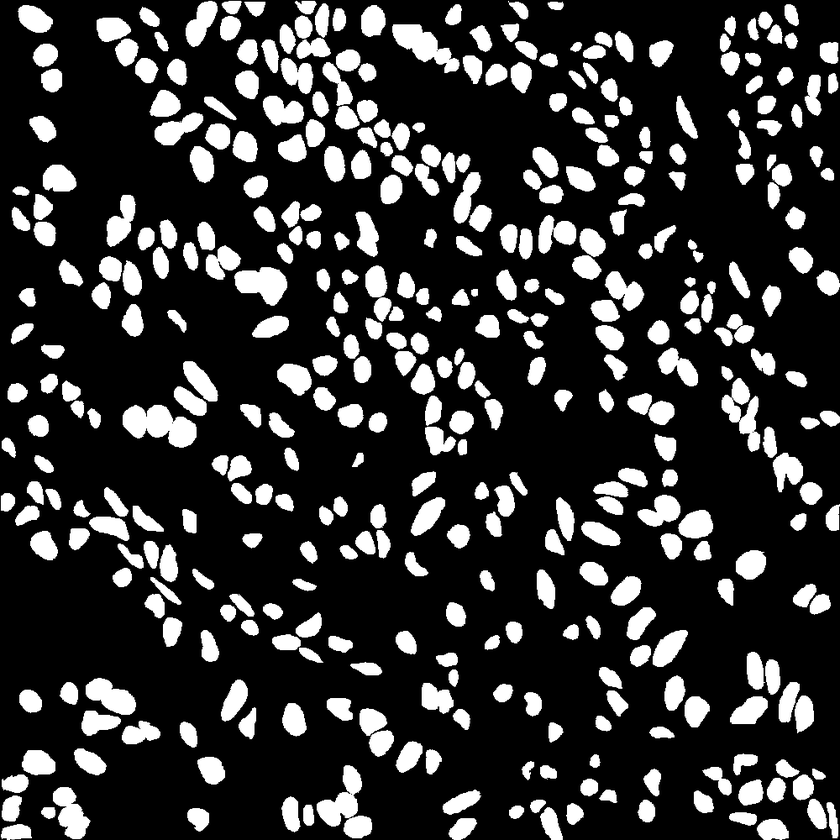
#> input picture data/441.png, 840 x 840 px, shrunk from 1000 x 1000 before the run, found by its file name
$ jupyter execute IoU.ipynb
#> lines starting #> are read from the running program, lines starting #| are printed output that depends on the picture; after the words box and inside, x2 and y2 are one past the last pixel; in counts of white or black regions, pixels touching at a corner belong together; long printed decimals are rounded
[cell 1]
import numpy as np
def iou(target, prediction):
  intersection = np.logical_and(target, prediction)
  union = np.logical_or(target, prediction)
  iou_score = np.sum(intersection) / np.sum(union)
  return iou_score

[cell 2]
import cv2
img=cv2.imread("/content/drive/MyDrive/Colab Notebooks/Image-Segmentation-Score/data/441.png",0)
#> img is the input picture: shape (840, 840); min 0, max 255, mean 52.9
img2=cv2.imread("/content/drive/MyDrive/Colab Notebooks/Image-Segmentation-Score/data/441_true.png",0)
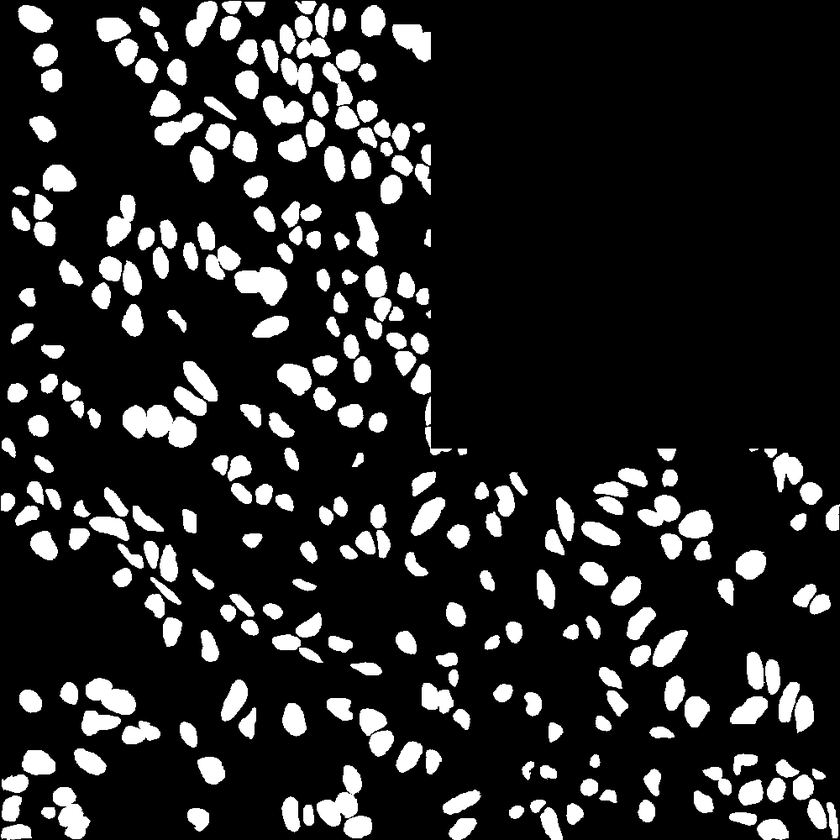
#> input picture data/441_true.png, 840 x 840 px, shrunk from 1000 x 1000 before the run, found by its file name
#> img2 is the input picture: shape (840, 840); min 0, max 255, mean 39.2

print(iou(img, img2))
#> in iou, `intersection = np.logical_and(target, prediction)`:
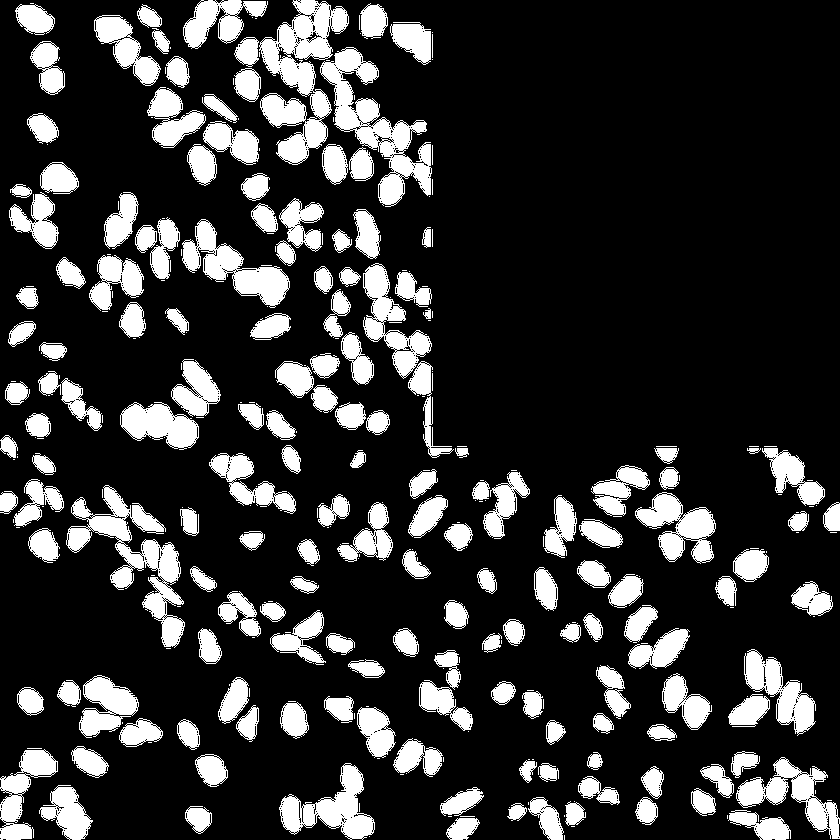
#> intersection: shape (840, 840) bool; 20.1% white; 327 white regions (163 under 20 px), largest, box (x1, y1, x2, y2) and area: (259, 0, 349, 165) 6800, (320, 47, 432, 207) 5764, (66, 485, 185, 648) 5739
#> in iou, `union = np.logical_or(target, prediction)`:
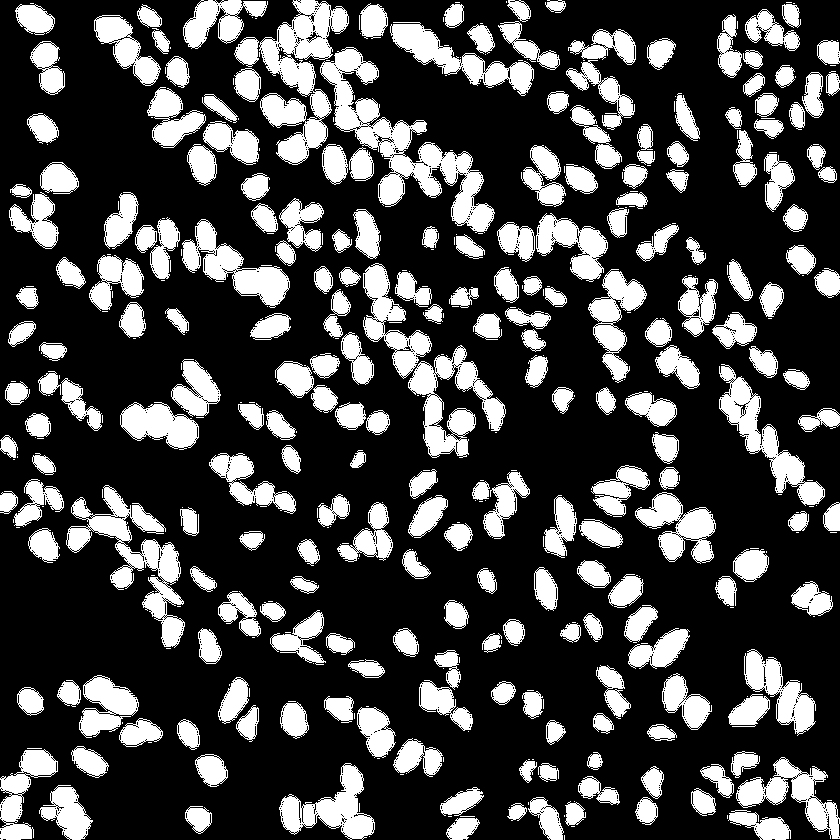
#> union: shape (840, 840) bool; 27.4% white; 448 white regions (223 under 20 px), largest, box (x1, y1, x2, y2) and area: (320, 47, 495, 233) 8314, (259, 0, 349, 165) 6800, (66, 485, 185, 648) 5739
#> in iou, `iou_score = np.sum(intersection) / np.sum(union)`: iou_score = 0.734
#| 0.7344
